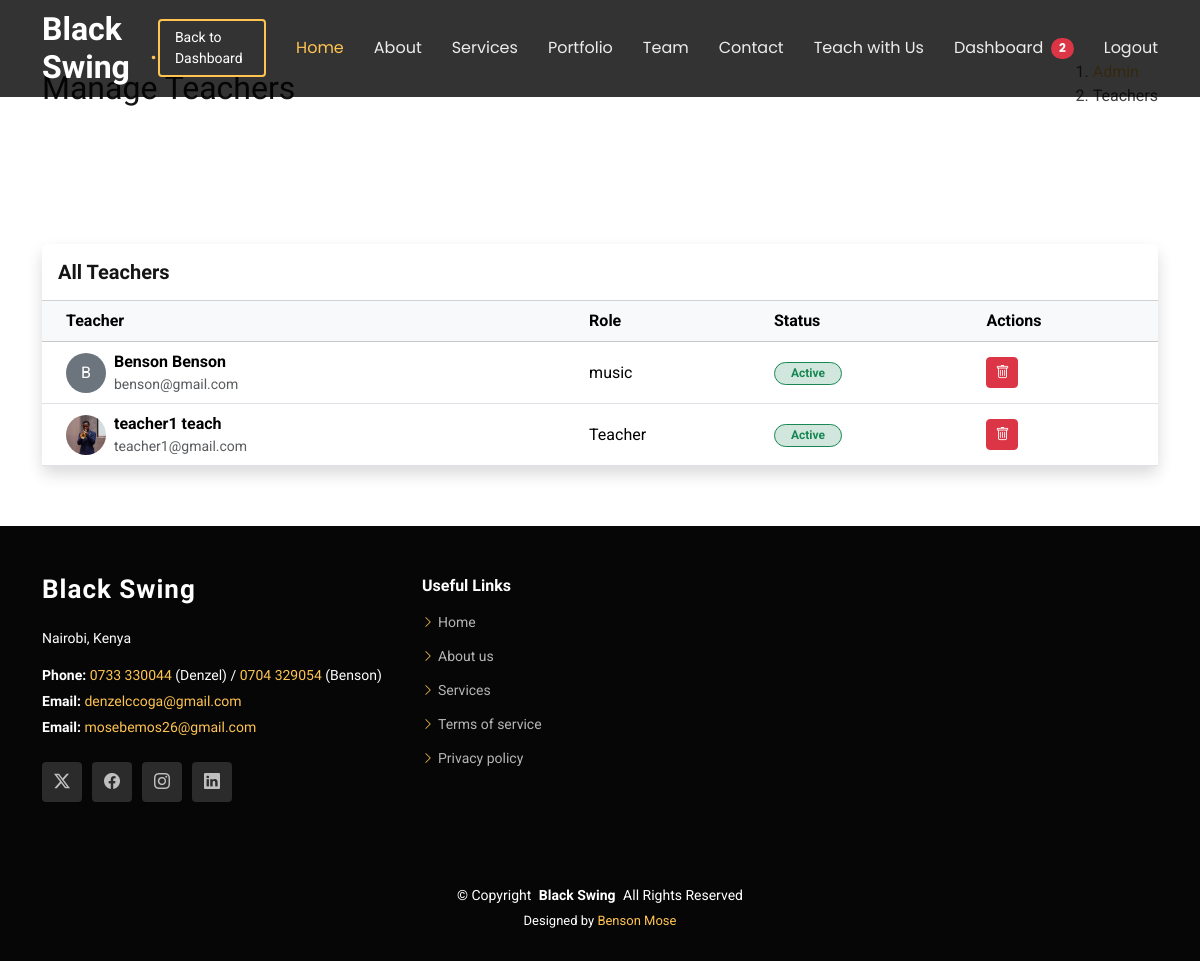
Before: /dashboard/admin/teachers/ (signed in) with the older database file.
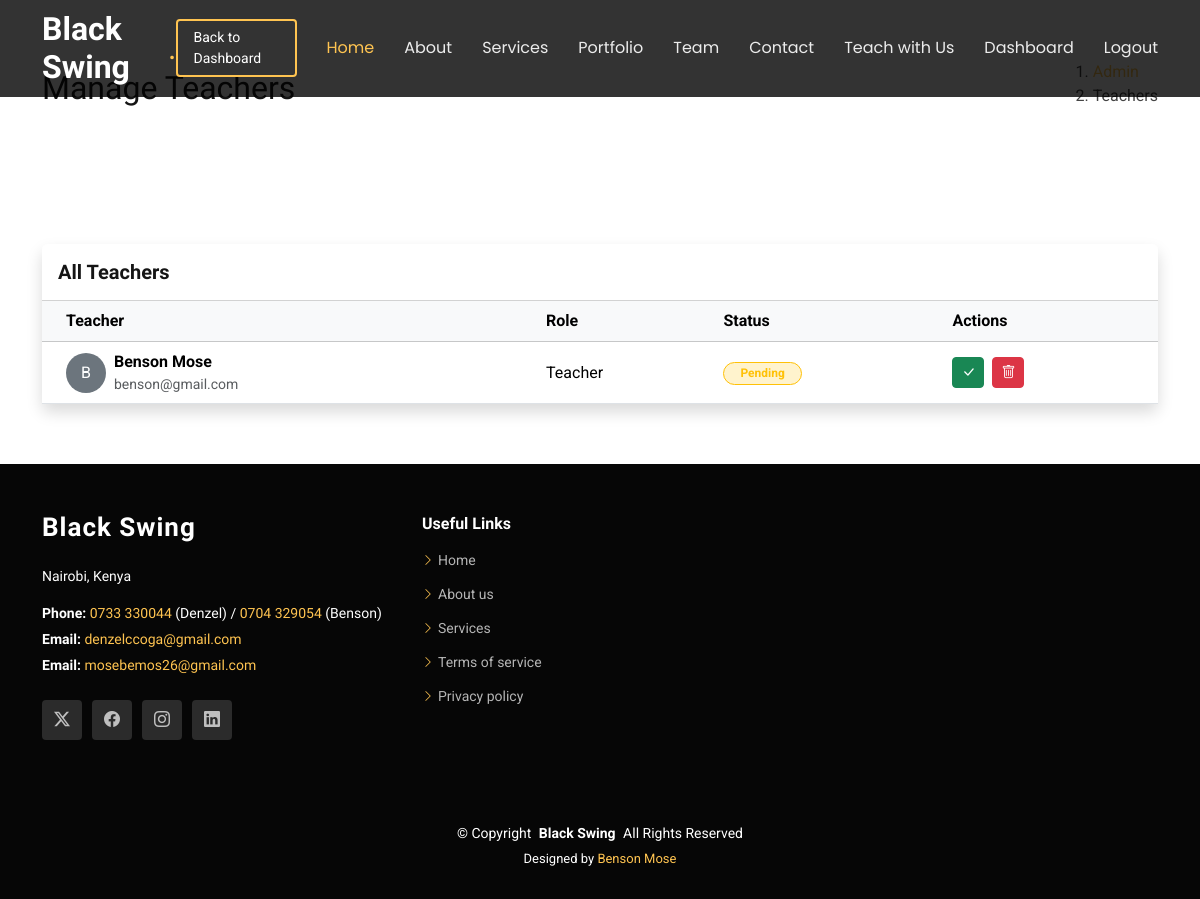
After: the same page with the newer database file.
### accounts/models.py (models this page shows, shortened)
class MemberProfile(models.Model):
    user = models.OneToOneField(CustomUser, on_delete=models.CASCADE, related_name='member_profile')
    role = models.CharField(max_length=100, help_text="e.g. Guitarist, Vocalist")
    bio = models.TextField(blank=True)
    image = models.ImageField(upload_to='team_images/', blank=True, null=True)
    is_approved = models.BooleanField(default=False, db_index=True)
    twitter_link = models.URLField(blank=True)
    facebook_link = models.URLField(blank=True)
    instagram_link = models.URLField(blank=True)
    linkedin_link = models.URLField(blank=True)

class CustomUser(AbstractUser):
    is_member = models.BooleanField(default=False)
    is_student = models.BooleanField(default=False)

### dashboard/views.py (the view)
# urls.py: path('admin/teachers/', views.manage_teachers, name='manage_teachers'),
@login_required
def manage_teachers(request):
    if not request.user.is_superuser:
        return redirect('dashboard_redirect')
    teachers = MemberProfile.objects.all().order_by('is_approved', 'user__first_name')
    return render(request, 'dashboard/manage_teachers.html', {'teachers': teachers})

### core/context_processors.py (called while the page is built)
def unread_messages_count(request):
    if request.user.is_authenticated and request.user.is_superuser:
        messages_count = ContactMessage.objects.filter(is_read=False).count()
        bookings_count = ServiceBooking.objects.filter(is_read=False).count()
        return {'unread_messages_count': messages_count + bookings_count}
    return {}

### templates/dashboard/manage_teachers.html
{% extends 'base.html' %}
{% load static %}
{% block content %}
<section class="breadcrumbs">
    <div class="container">
        <div class="d-flex justify-content-between align-items-center">
            <h2>Manage Teachers</h2>
            <ol>
                <li><a href="{% url 'admin_dashboard' %}">Admin</a></li>
                <li>Teachers</li>
            </ol>
        </div>
    </div>
</section>
<section class="inner-page">
    <div class="container">
        <div class="card shadow border-0">
            <div class="card-header bg-white py-3 d-flex justify-content-between align-items-center">
                <h5 class="mb-0 fw-bold">All Teachers</h5>
            </div>
            <div class="card-body p-0">
                <div class="table-responsive">
                    <table class="table table-hover align-middle mb-0">
                        <thead class="table-light">
                            <tr>
                                <th class="ps-4">Teacher</th>
                                <th>Role</th>
                                <th>Status</th>
                                <th>Actions</th>
                            </tr>
                        </thead>
                        <tbody>
                            {% for teacher in teachers %}
                            <tr>
                                <td class="ps-4">
                                    <div class="d-flex align-items-center">
                                        {% if teacher.image %}
                                        <img src="{{ teacher.image.url }}" class="rounded-circle me-2" width="40"
                                            height="40" style="object-fit: cover;">
                                        {% else %}
                                        <div class="bg-secondary text-white rounded-circle d-flex align-items-center justify-content-center me-2"
                                            style="width: 40px; height: 40px;">{{ teacher.user.first_name|first }}</div>
                                        {% endif %}
                                        <div>
                                            <div class="fw-bold">{{ teacher.user.first_name }}
                                                {{ teacher.user.last_name}}
                                            </div>
                                            <div class="small text-muted">{{ teacher.user.email }}</div>
                                        </div>
                                    </div>
                                </td>
                                <td>{{ teacher.role }}</td>
                                <td>
                                    {% if teacher.is_approved %}
                                    <span
                                        class="badge bg-success-subtle text-success border border-success px-3 rounded-pill">Active</span>
                                    {% else %}
                                    <span
                                        class="badge bg-warning-subtle text-warning border border-warning px-3 rounded-pill">Pending</span>
                                    {% endif %}
                                </td>
                                <td>
                                    {% if not teacher.is_approved %}
                                    <a href="{% url 'approve_teacher' teacher.id %}" class="btn btn-sm btn-success me-1"
                                        title="Approve">
                                        <i class="bi bi-check-lg"></i>
                                    </a>
                                    {% endif %}
                                    <a href="{% url 'delete_teacher' teacher.id %}" class="btn btn-sm btn-danger"
                                        onclick="return confirm('Are you sure? This will delete the user account entirely.')"
                                        title="Delete">
                                        <i class="bi bi-trash"></i>
                                    </a>
                                </td>
                            </tr>
                            {% empty %}
                            <tr>
                                <td colspan="4" class="text-center py-4 text-muted">No teachers found.</td>
                            </tr>
                            {% endfor %}
                        </tbody>
                    </table>
                </div>
            </div>
        </div>
    </div>
</section>
{% endblock %}

### templates/base.html (shortened to what this page needs)
{% load static %}
<!DOCTYPE html>
<html lang="en">
<head>
  <link href="{% static 'vendor/bootstrap/css/bootstrap.min.css' %}" rel="stylesheet">
  <link href="{% static 'vendor/bootstrap-icons/bootstrap-icons.css' %}" rel="stylesheet">
  <link href="{% static 'vendor/aos/aos.css' %}" rel="stylesheet">
  <link href="{% static 'vendor/swiper/swiper-bundle.min.css' %}" rel="stylesheet">
  <link href="{% static 'vendor/glightbox/css/glightbox.min.css' %}" rel="stylesheet">
  <link href="{% static 'css/main.css' %}" rel="stylesheet">
</head>
<body class="{% if request.path == '/' %}index-page{% endif %}">
  <header id="header" class="header d-flex align-items-center fixed-top">
    <div class="container-fluid container-xl position-relative d-flex align-items-center justify-content-between">
      <a href="{% url 'index' %}" class="logo d-flex align-items-center me-auto me-lg-0">
        <h1 class="sitename">Black Swing</h1>
        <span>.</span>
      </a>
      <nav id="navmenu" class="navmenu">
        <ul>
          <li><a href="{% url 'index' %}#hero" class="active">Home<br></a></li>
          <li><a href="{% url 'index' %}#about">About</a></li>
          <li><a href="{% url 'index' %}#services">Services</a></li>
          <li><a href="{% url 'index' %}#portfolio">Portfolio</a></li>
          <li><a href="{% url 'index' %}#team">Team</a></li>
          <li><a href="{% url 'index' %}#contact">Contact</a></li>
          {% if not user.is_member %}
          <li><a href="{% url 'register_teacher' %}">Teach with Us</a></li>
          {% endif %}
          {% if user.is_authenticated %}
          {% if user.is_member %}
          <li><a href="{% url 'teacher_dashboard' %}">Dashboard</a></li>
          {% elif user.is_student %}
          <li><a href="{% url 'student_dashboard' %}">Dashboard</a></li>
          {% elif user.is_superuser %}
          <li>
            <a href="{% url 'admin_dashboard' %}" class="d-flex align-items-center">
              Dashboard
              {% if unread_messages_count > 0 %}
              <span class="badge bg-danger ms-2 rounded-pill">{{ unread_messages_count }}</span>
              {% endif %}
            </a>
          </li>
          {% endif %}
          <li><a href="{% url 'logout' %}">Logout</a></li>
          {% else %}
          <li><a href="{% url 'login' %}">Login</a></li>
          {% endif %}
        </ul>
      </nav>
      {% if user.is_authenticated %}
      <a class="btn-getstarted" href="{% url 'dashboard_redirect' %}">Back to Dashboard</a>
      {% else %}
      <a class="btn-getstarted" href="{% url 'register' %}">Get Started</a>
      {% endif %}
    </div>
  </header>
  <main class="main">
    {% block content %}{% endblock %}
  </main>
  <footer id="footer" class="footer dark-background">
    <div class="footer-top">
      <div class="container">
        <div class="row gy-4">
          <div class="col-lg-4 col-md-6 footer-about">
            <a href="{% url 'index' %}" class="logo d-flex align-items-center">
              <span class="sitename">Black Swing</span>
            </a>
            <div class="footer-contact pt-3">
              <p>Nairobi, Kenya</p>
              <p class="mt-3"><strong>Phone:</strong> <span> <a href="tel:0733330044">0733 330044</a> (Denzel) / <a
                    href="tel:0704329054">0704 329054</a> (Benson)</span></p>
              <p><strong>Email:</strong> <span><a href="mailto:denzelccoga@gmail.com">denzelccoga@gmail.com</a></span>
              </p>
              <p><strong>Email:</strong> <span><a href="mailto:mosebemos26@gmail.com">mosebemos26@gmail.com</a></span>
              </p>
            </div>
            <div class="social-links d-flex mt-4">
              <a href=""><i class="bi bi-twitter-x"></i></a>
              <a href=""><i class="bi bi-facebook"></i></a>
              <a href=""><i class="bi bi-instagram"></i></a>
              <a href=""><i class="bi bi-linkedin"></i></a>
            </div>
          </div>
          <div class="col-lg-2 col-md-3 footer-links">
            <h4>Useful Links</h4>
            <ul>
              <li><i class="bi bi-chevron-right"></i> <a href="#"> Home</a></li>
              <li><i class="bi bi-chevron-right"></i> <a href="#"> About us</a></li>
              <li><i class="bi bi-chevron-right"></i> <a href="#"> Services</a></li>
              <li><i class="bi bi-chevron-right"></i> <a href="#"> Terms of service</a></li>
              <li><i class="bi bi-chevron-right"></i> <a href="#"> Privacy policy</a></li>
            </ul>
          </div>
          <div class="col-lg-2 col-md-3 footer-links">
          </div>
        </div>
      </div>
    </div>
    <div class="copyright">
      <div class="container text-center">
        <p>© <span>Copyright</span> <strong class="px-1 sitename">Black Swing</strong> <span>All Rights Reserved</span>
        </p>
        <div class="credits">
          Designed by <a href="mailto:mosebemos26@gmail.com">Benson Mose</a>
        </div>
      </div>
    </div>
  </footer>
</body>
</html>

Changed rows visible on the page:
removed MemberProfile: user.first_name|first "B", user.first_name "Benson", user.last_name "Benson", user.email "benson@gmail.com", role "music", is_approved "Active"
removed MemberProfile: image (picture), user.first_name "teacher1", user.last_name "teach", user.email "teacher1@gmail.com", role "Teacher", is_approved "Active"
added MemberProfile: user.first_name|first "B", user.first_name "Benson", user.last_name "Mose", user.email "benson@gmail.com", role "Teacher", is_approved "Pending"
Other visible differences:
{{ unread_messages_count }}: "2" → (not shown)
